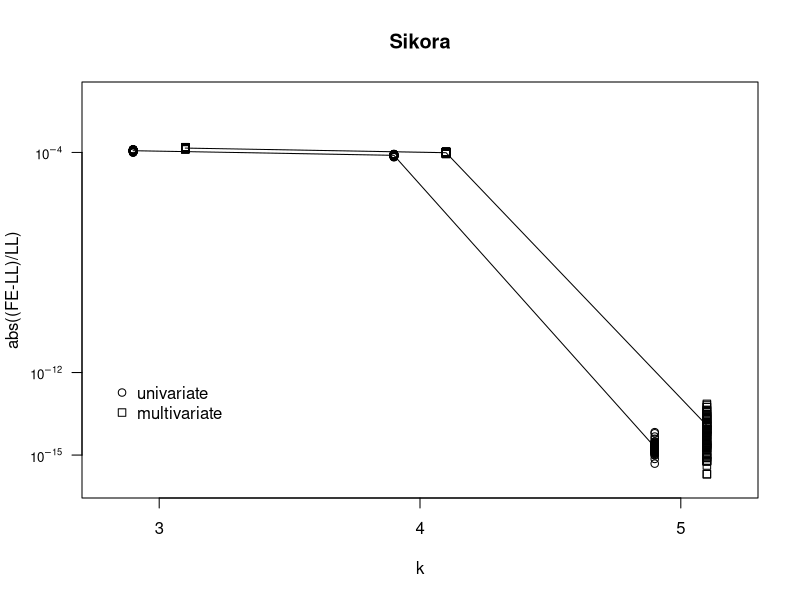
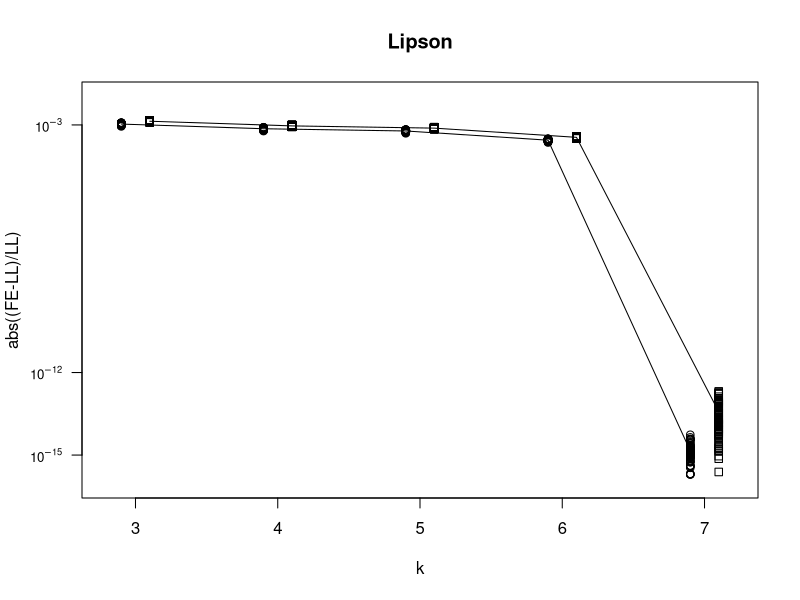
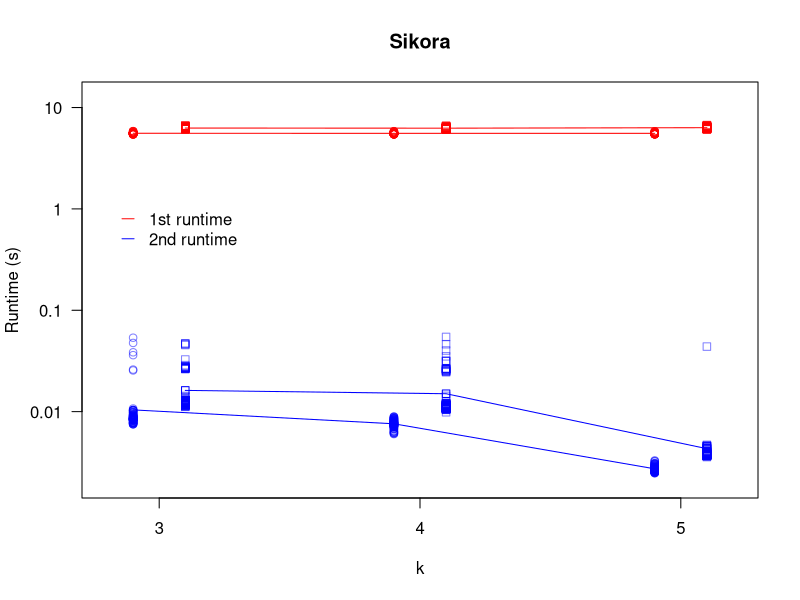
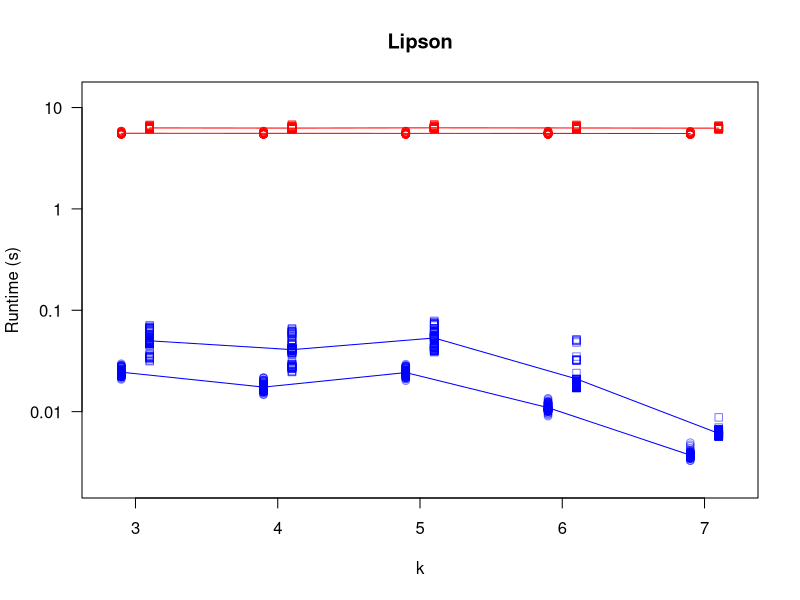
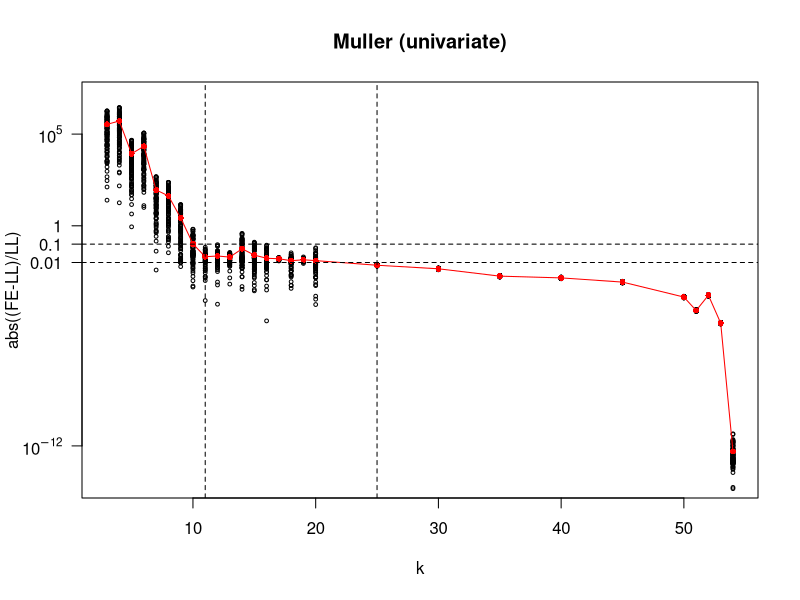
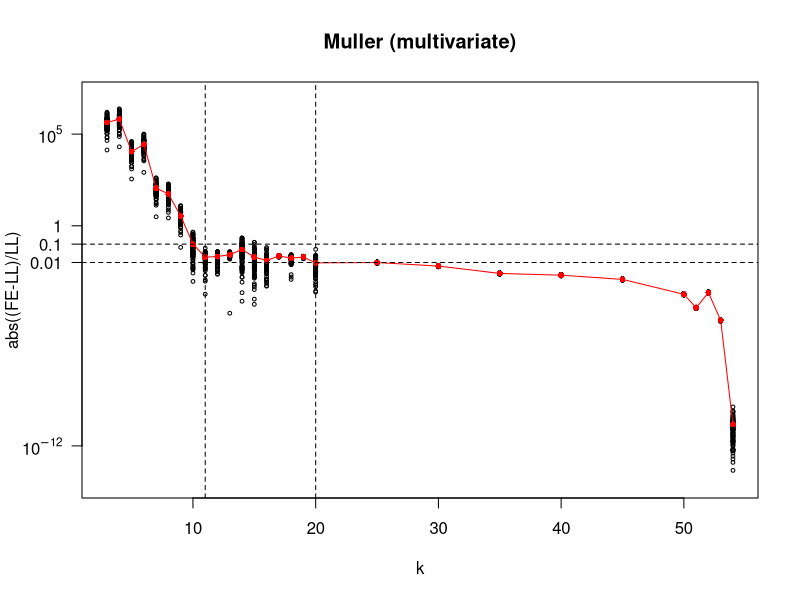
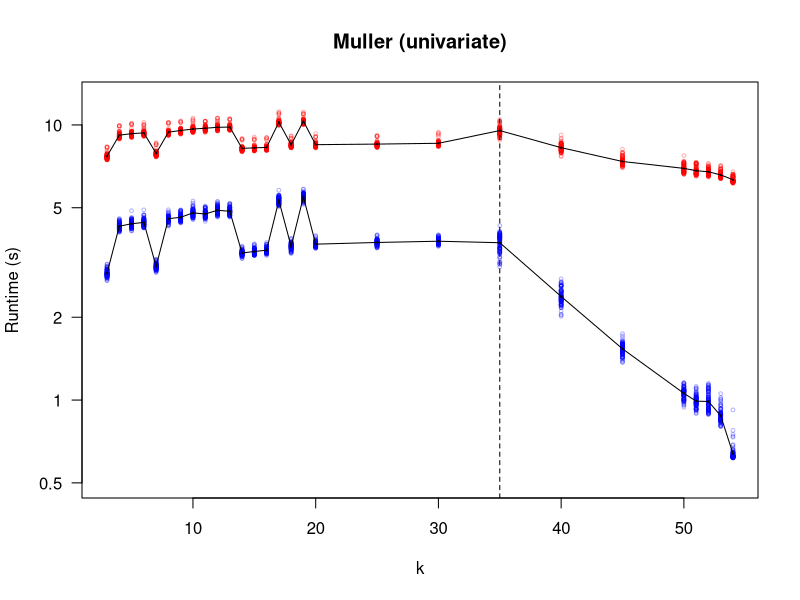
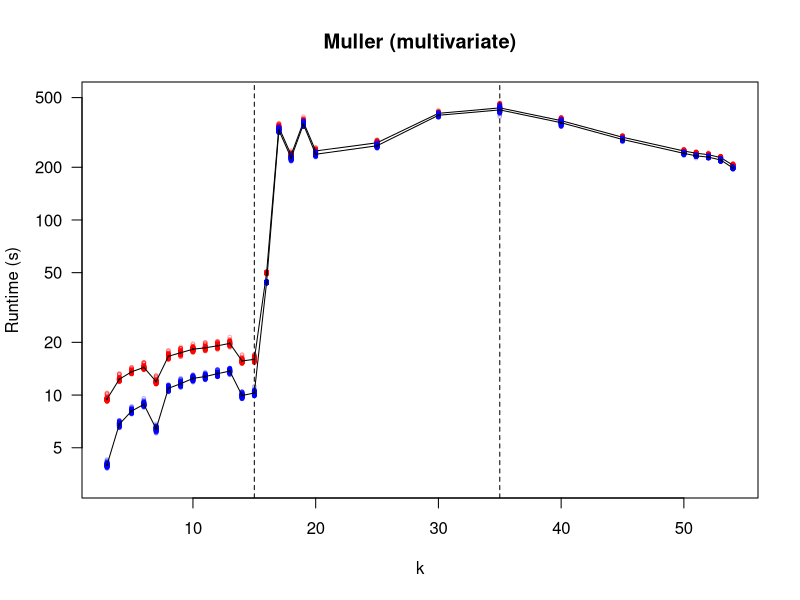

Write R code to recreate these figures, in order.
# Reproduce "relative deviation and runtime vs maximum cluster size" figures in
# main text (Figs 4.1 and 4.2)

################################################################################
### Read in data

## 100 reps/datasets per k per network
# colnames: k (max cluster size), resid (LL-FE), residrel ((LL-FE)/abs(LL)),
# runtimeb (1st runtime), runtimea (2nd runtime)
sikora_uv <- read.table("results/pick_k/sikora_uv.csv", header=T, sep="")
sikora_mv <- read.table("results/pick_k/sikora_mv.csv", header=T, sep="")
lipson_uv <- read.table("results/pick_k/lipson_uv.csv", header=T, sep="")
lipson_mv <- read.table("results/pick_k/lipson_mv.csv", header=T, sep="")
muller_uv <- read.table("results/pick_k/muller_uv.csv", header=T, sep="")
muller_mv <- read.table("results/pick_k/muller_mv.csv", header=T, sep="")

## mean value over reps
# colnames: k, resid, residrel, absresidrel, runtimeb, runtimea
sikora_uv_mean <- read.table("results/pick_k/sikora_uv_mean.csv", header=T, sep="")
sikora_mv_mean <- read.table("results/pick_k/sikora_mv_mean.csv", header=T, sep="")
lipson_uv_mean <- read.table("results/pick_k/lipson_uv_mean.csv", header=T, sep="")
lipson_mv_mean <- read.table("results/pick_k/lipson_mv_mean.csv", header=T, sep="")
muller_uv_mean <- read.table("results/pick_k/muller_uv_mean.csv", header=T, sep="")
muller_mv_mean <- read.table("results/pick_k/muller_mv_mean.csv", header=T, sep="")

################################################################################
### Plot data

## Fig 4.1: Relative deviation and runtime vs maximum cluster size for the Sikora and Lipson networks
# top-left
png("figures/pickk_sikora_relresid.png", width=687, height=690, res=120)
  plot(x=sikora_uv$k-0.1, y=log10(sikora_uv$absresidrel), main="Sikora",
       xlab="k", ylab="abs((FE-LL)/LL)", ylim=c(-16, -2), xaxt="n", yaxt="n",
       xlim=c(2.8,5.2))
  axis(1, at=c(3,4,5), labels=c(3,4,5))
  axis(2, at=c(-4,-12,-15), labels=expression(10^-4,10^-12,10^-15),
       las=2, cex.axis=0.8)
  lines(x=sikora_uv_mean$k-0.1, y=log10(sikora_uv_mean$absresidrel), type="o")
  points(x=sikora_mv$k+0.1, y=log10(sikora_mv$absresidrel), pch=0)
  lines(x=sikora_mv_mean$k+0.1, y=log10(sikora_mv_mean$absresidrel), pch=0, type="o")
  legend(x=2.8, y=-12, legend=c("univariate", "multivariate"), pch=c(1,0), bty="n")
dev.off()
# top-right
png("figures/pickk_lipson_relresid.png", width=687, height=690, res=120)
  plot(x=lipson_uv$k-0.1, y=log10(lipson_uv$absresidrel), main="Lipson",
       xlab="k", ylab="abs((FE-LL)/LL)", ylim=c(-16, -2), yaxt="n", xlim=c(2.8, 7.2))
  axis(2, at=c(-3,-12,-15), labels=expression(10^-3,10^-12,10^-15), las=2,
       cex.axis=0.8)
  lines(x=lipson_uv_mean$k-0.1, y=log10(lipson_uv_mean$absresidrel), type="o")
  points(x=lipson_mv$k+0.1, y=log10(lipson_mv$absresidrel), pch=0)
  lines(x=lipson_mv_mean$k+0.1, y=log10(lipson_mv_mean$absresidrel), type="o", pch=0)
dev.off()
# bottom-left
png("figures/pickk_sikora_latency.png", width=687, height=690, res=120)
  plot(x=sikora_uv$k-0.1, y=log10(sikora_uv$runtimeb), main="Sikora",
       xlab="k", ylab="Runtime (s)", ylim=c(-2.7,1.1), xaxt="n", yaxt="n",
       xlim=c(2.8,5.2), col=rgb(1,0,0,0.5))
  axis(1, at=c(3,4,5), labels=c(3,4,5))
  axis(2, at=c(-2,-1,0,1), labels=expression(0.01,0.1,1,10), las=2)
  lines(x=sikora_uv_mean$k-0.1, y=log10(sikora_uv_mean$runtimeb), type="o",
        col="red")
  points(x=sikora_uv$k-0.1, y=log10(sikora_uv$runtimea), col=rgb(0,0,1,0.5))
  lines(x=sikora_uv_mean$k-0.1, y=log10(sikora_uv_mean$runtimea), type="o",
        col="blue")
  points(x=sikora_mv$k+0.1, y=log10(sikora_mv$runtimeb), pch=0, col=rgb(1,0,0,0.5))
  lines(x=sikora_mv_mean$k+0.1, y=log10(sikora_mv_mean$runtimeb), type="o", pch=0,
        col="red")
  points(x=sikora_mv$k+0.1, y=log10(sikora_mv$runtimea), pch=0, col=rgb(0,0,1,0.5))
  lines(x=sikora_mv_mean$k+0.1, y=log10(sikora_mv_mean$runtimea), type="o", pch=0,
        col="blue")
  legend(x=2.8, y=0.1, legend=c("1st runtime", "2nd runtime"),
         col=c("red", "blue"), seg.len=0.8, lty=c("solid", "solid"), bty="n")
dev.off()
# bottom-right
png("figures/pickk_lipson_latency.png", width=687, height=690, res=120)
  plot(x=lipson_uv$k-0.1, y=log10(lipson_uv$runtimeb), main="Lipson",
       xlab="k", ylab="Runtime (s)", ylim=c(-2.7,1.1), yaxt="n",
       col=rgb(1,0,0,0.5), xlim=c(2.8,7.2))
  axis(2, at=c(-2,-1,0,1), labels=expression(0.01,0.1,1,10), las=2)
  lines(x=lipson_uv_mean$k-0.1, y=log10(lipson_uv_mean$runtimeb), type="o",
        col="red")
  points(x=lipson_uv$k-0.1, y=log10(lipson_uv$runtimea), col=rgb(0,0,1,0.5))
  lines(x=lipson_uv_mean$k-0.1, y=log10(lipson_uv_mean$runtimea), type="o",
        col="blue")
  points(x=lipson_mv$k+0.1, y=log10(lipson_mv$runtimeb), pch=0, col=rgb(1,0,0,0.5))
  lines(x=lipson_mv_mean$k+0.1, y=log10(lipson_mv_mean$runtimeb), type="o", pch=0,
        col="red")
  points(x=lipson_mv$k+0.1, y=log10(lipson_mv$runtimea), col=rgb(0,0,1,0.5), pch=0)
  lines(x=lipson_mv_mean$k+0.1, y=log10(lipson_mv_mean$runtimea),
        col="blue", type="o", pch=0)
dev.off()

## Fig 4.2: Relative deviation and runtime vs maximum cluster size for the Müller network
# top-left
png("figures/pickk_muller_uv_relresid.png", width=687, height=690, res=120)
  plot(x=muller_uv$k, y=log10(muller_uv$absresidrel), main="Muller (univariate)",
       xlab="k", ylab="abs((FE-LL)/LL)", ylim=c(-14,7), cex=0.5, yaxt="n")
  lines(x=muller_uv_mean$k, y=log10(muller_uv_mean$absresidrel), col="red",
        type="o", pch=16, cex=0.8)
  axis(2, at=c(-12,-2,-1,0,5), labels=expression(10^-12,0.01,0.1,1,10^5), las=2,
       cex.axis=1)
  abline(h=c(-1,-2), lty="dashed")
  abline(v=c(11,25), lty="dashed")
dev.off()
# top-right
png("figures/pickk_muller_mv_relresid.png", width=687, height=690, res=120)
  plot(x=muller_mv$k, y=log10(muller_mv$absresidrel), main="Muller (multivariate)",
       xlab="k", ylab="abs((FE-LL)/LL)", ylim=c(-14,7), cex=0.5, yaxt="n")
  lines(x=muller_mv_mean$k, y=log10(muller_mv_mean$absresidrel), col="red",
        type="o", pch=16, cex=0.8)
  axis(2, at=c(-12,-2,-1,0,5), labels=expression(10^-12,0.01,0.1,1,10^5), las=2,
       cex.axis=1)
  abline(h=c(-1,-2), lty="dashed")
  abline(v=c(11,20), lty="dashed")
dev.off()
# bottom-left
png("figures/pickk_muller_uv_latency.png", width=687, height=690, res=120)
  plot(x=muller_uv$k, y=log10(muller_uv$runtimeb), main="Muller (univariate)",
       xlab="k", ylab="Runtime (s)", ylim=c(-0.3,1.1), yaxt="n",
       cex=0.5, col=rgb(1,0,0,0.3))
  axis(2, at=log10(c(0.5,1,2,5,10)), labels=c(0.5,1,2,5,10), las=2)
  abline(v=35, lty="dashed")
  lines(x=muller_uv_mean$k, y=log10(muller_uv_mean$runtimeb), type="o", cex=0.1)
  points(x=muller_uv$k, y=log10(muller_uv$runtimea), cex=0.5, col=rgb(0,0,1,0.3))
  lines(x=muller_uv_mean$k, y=log10(muller_uv_mean$runtimea), type="o", cex=0.2)
dev.off()
# bottom-right
png("figures/pickk_muller_mv_latency.png", width=687, height=690, res=120)
  plot(x=muller_mv$k, y=log10(muller_mv$runtimeb), main="Muller (multivariate)",
       xlab="k", ylab="Runtime (s)", ylim=c(0.5,2.7), yaxt="n",
       cex=0.5, col=rgb(1,0,0,0.3))
  axis(2, at=c(log10(5),1,log10(20),log10(50),2,log10(200),log10(500)),
       labels=expression(5,10,20,50,100,200,500), las=2)
  abline(v=c(15,35), lty="dashed")
  lines(x=muller_mv_mean$k, y=log10(muller_mv_mean$runtimeb), type="o", cex=0.1)
  points(x=muller_mv$k, y=log10(muller_mv$runtimea), cex=0.5, col=rgb(0,0,1,0.3))
  lines(x=muller_mv_mean$k, y=log10(muller_mv_mean$runtimea), type="o", cex=0.2)
dev.off()